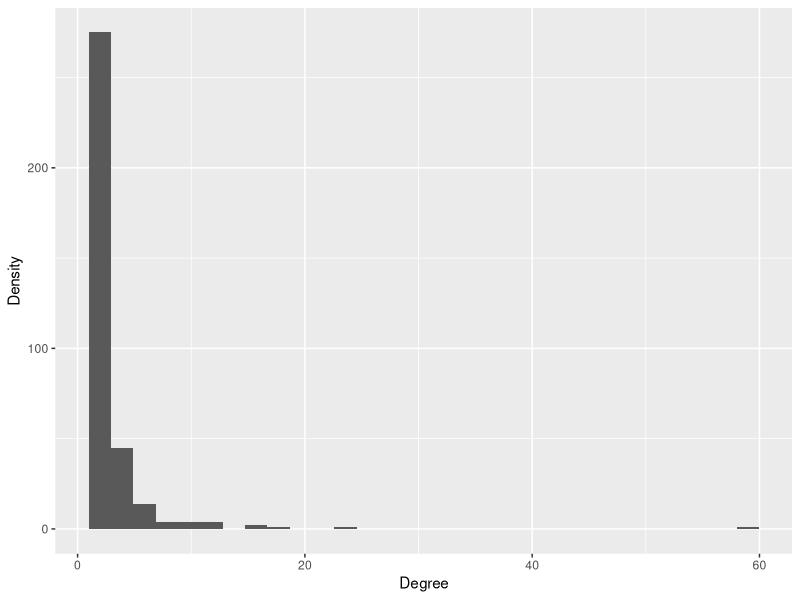
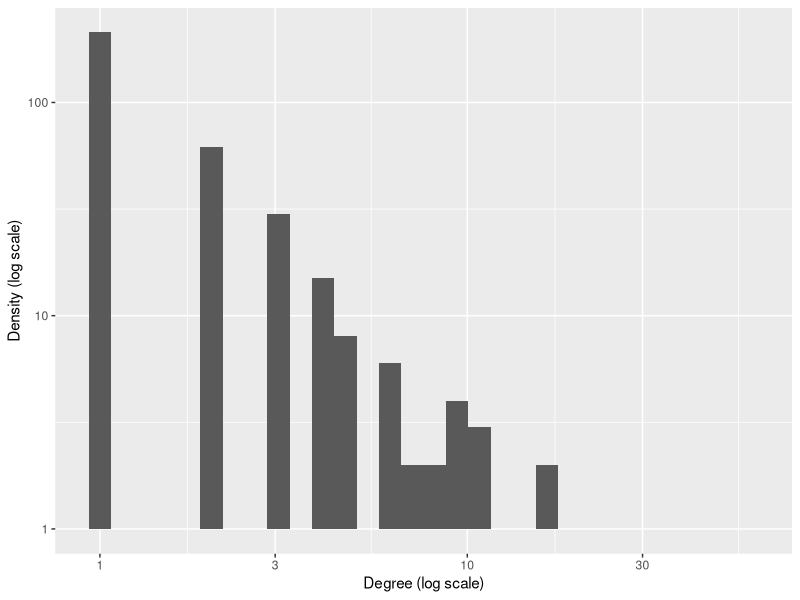
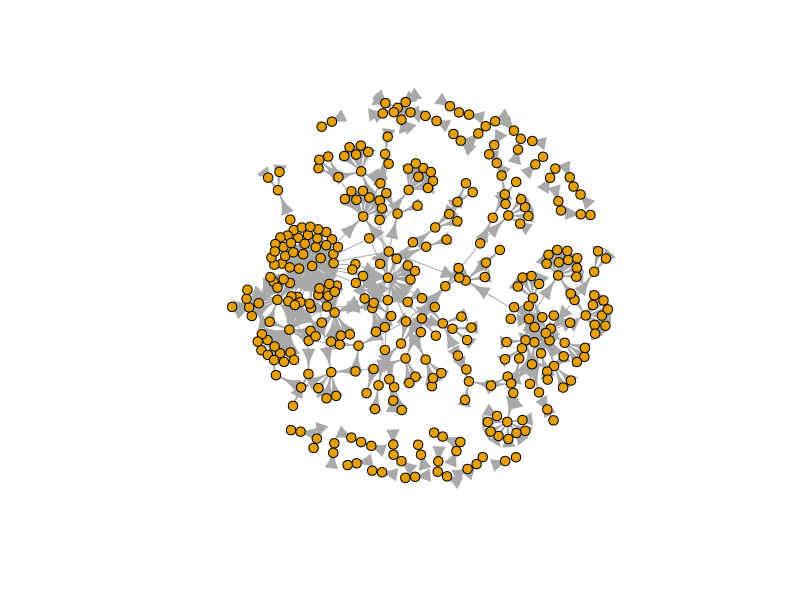

Recreate these plots in R, in order.
## ---- chunk 1
library(readr)
library(igraph)
library(ggplot2)
## ---- chunk 2
edges <- read_csv("network/edges.csv")

nodes <- read_csv("network/nodes.csv")

#Buiding a graph from data
g <- graph_from_data_frame(d = edges, vertices = nodes, directed = TRUE)
## ---- chunk 3
vcount(g)#Nodes = Vertices 
ecount(g)#Links = Edges 
## ---- chunk 4
deg <- degree(g,mode="all")
## ---- chunk 5
mean(deg)
sd(deg)
## ---- chunk 6
#linear-linear
ggplot() + geom_histogram(aes(x=degree(g,mode="all"))) + labs(x="Degree",y="Density")

max_degree_node <- which.max(deg)
deg[max_degree_node]
## ---- chunk 7
#log
ggplot() + 
  geom_histogram(aes(x=degree(g, mode="all"))) + 
  scale_x_log10() + 
  scale_y_log10() + 
  labs(x="Degree (log scale)", y="Density (log scale)") 
  
## ---- chunk 8
transitivity(g)
## ---- chunk 9
assortativity_degree(g)
## ---- chunk 10
g_undirected <- as_undirected(g, mode = "collapse")
lg <- cluster_leiden(g_undirected)
## ---- chunk 11
g
summary(g)

V(g)$name  
E(g)$weight 

## ---- chunk 12
plot(g, vertex.size=5, vertex.label=NA)

## ---- chunk 13
head(V(g)$name) 
head(E(g))        

